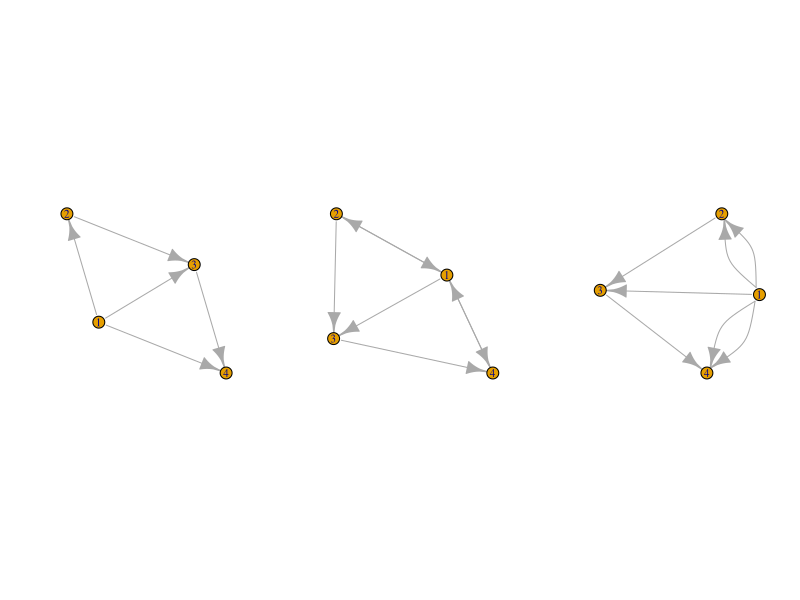
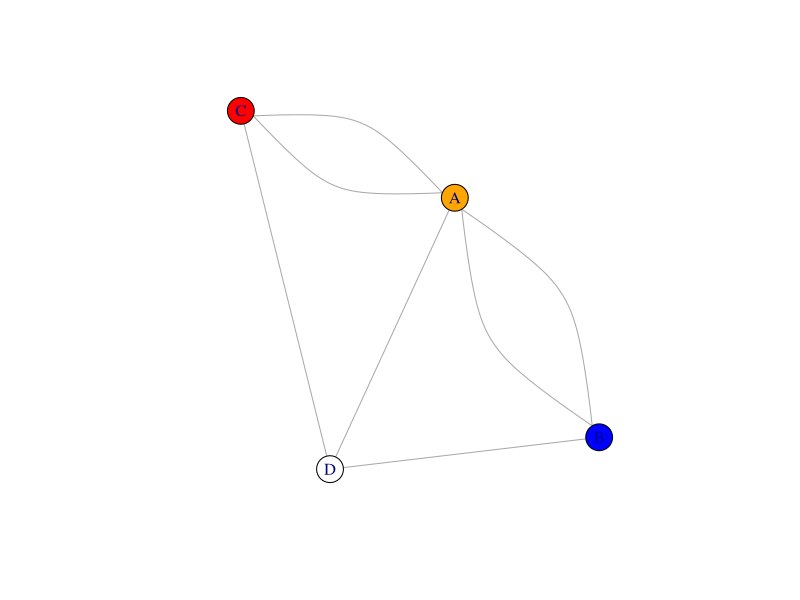

Reproduce these figures in R, in order. (Note: this script raises an error after producing the figures.)
### Code for challenges to accompany network analysis workshop

library(igraph)

#### CHALLENGE 1: Are these graphs the same? ####
## Using any of the functions/techniques we have used thus far, 
## determine if `bridgeGraphElDir` and `bridgeGraphEl` are equivalent.

r1<-c(0,1,1,1)
r2<-c(1,0,1,0)
r3<-c(0,0,0,1)
r4<-c(1,0,0,0)
bridgeAdjmat<-rbind(r1,r2,r3,r4)

bridgeEdgelist<-rbind(c(1,2),c(1,2),c(1,3),c(1,4),c(1,4),c(2,3),c(3,4))

bridgeGraphElDir<-graph_from_edgelist(bridgeEdgelist,directed=T)
bridgeGraphAmDir<-graph_from_adjacency_matrix(bridgeAdjmat,mode="directed")

## Look at vertices and edges
V(bridgeGraphElDir)
V(bridgeGraphAmDir)
V(bridgeGraphElDir)==V(bridgeGraphAmDir)

E(bridgeGraphElDir)
E(bridgeGraphAmDir)
E(bridgeGraphElDir)==E(bridgeGraphAmDir)

## Plot graphs and intersection of graph
par(mfcol=c(1,3))
plot(bridgeGraphElDir %s% bridgeGraphAmDir)
plot(bridgeGraphAmDir)
plot(bridgeGraphElDir)

dev.off()
#### CHALLENGE 2: Create a custom vertex attribute ####
r1<-c(0,1,1,1)
r2<-c(1,0,1,0)
r3<-c(0,0,0,1)
r4<-c(1,0,0,0)
bridgeAdjmat<-rbind(r1,r2,r3,r4)

bridgeAdjmat

bridgeGraphAm<-graph_from_adjacency_matrix(bridgeAdjmat,mode="plus")


gr<-bridgeGraphAm
V(gr)$name<-c("A","B","D","C")
E(gr)$name<-c("a","e","c","b","f","g","d")


## Create a new vertex attribute called `'altcolors'` and use it to give these alternate node color assignments. Plot the graph using the new color attribute by given the plot function the argument `vertex.color=V(gr)$altcolors`
# D is white, B is blue, C is red, A is orange

V(gr)$altcolor<-"black"
V(gr)$altcolor[which(V(gr)$name=="D")]<-"white"
V(gr)$altcolor[which(V(gr)$name=="B")]<-"blue"
V(gr)$altcolor[which(V(gr)$name=="C")]<-"red"
V(gr)$altcolor[which(V(gr)$name=="A")]<-"orange"
plot(gr, vertex.color=V(gr)$altcolor)

#### Challenge 3: Creative plotting ####
par(bg="red")
E(gr)$altcolor<-'white'
E(gr)$altcolor[which(E(gr)$name %in% c('a','d','f','g'))]<-'red'
E(gr)$altwidth<-10
E(gr)$altwidth[which(E(gr)$name %in% c('a','d','f','g'))]<-NA


plot(gr,edge.color=E(gr)$altcolor,layout=layout_as_tree, vertex.label.dist=7,vertex.label.degree=pi/2,vertex.shape="none",edge.width=E(gr)$altwidth,
     vertex.label=c(NA,NA,"ATARI",NA),vertex.label.color="white",vertex.label.cex=7,vertex.label.family="sans")

#### CHALLENGE 4: Highlight and plot the/a longest simple path ####
par(bg="white")
spsA<-all_simple_paths(gr,V(gr)[which(E(gr)$name=="A")])

## Finds first instance of longest path
which.max(lengths(spsA))

## Reset default visualizations 
V(gr)$spcolor<-"black"
V(gr)$spsize<-5
E(gr)$spcolor<-"black"

## Color and size to highlight paths
V(gr)$spcolor[which(V(gr)%in%spsA[[3]])]<-"blue"
V(gr)$spsize[which(V(gr)%in%spsA[[3]])]<-10
E(gr,path=spsA[[3]],dir=T)$spcolor<-"blue"

plot(gr,vertex.color=V(gr)$spcolor,edge.color=E(gr)$spcolor,vertex.size=V(gr)$spsize)

#### Final Challenge: Eccentricity
# The eccentricity is the shortest simple path between a node and all other nodes.
# The simple path lengths are the lengths of all the simple paths, which includes the shortest

# The diameter is the longest shortest path between any pair of nodes in the network
# The radius is the shortest shortest path between any pair of nodes in the network

